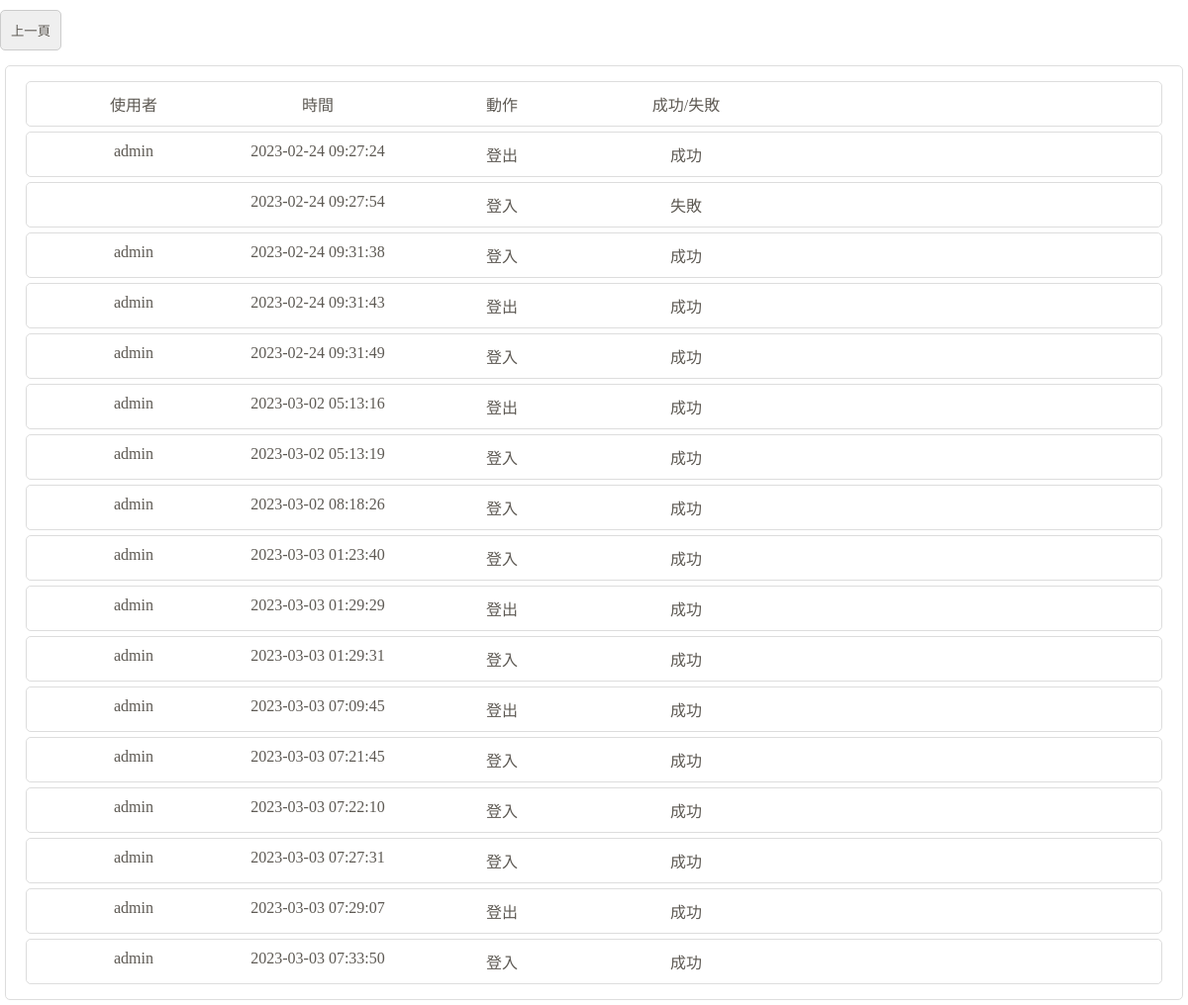
/user/viewRecord.php, run on the app's committed database.
### tables this page shows
CREATE TABLE `record` (
  `id` int(11) NOT NULL,
  `account` varchar(303) NOT NULL,
  `time` timestamp NOT NULL DEFAULT current_timestamp() ON UPDATE current_timestamp(),
  `action` varchar(30) NOT NULL,
  `utype` varchar(30) NOT NULL
);

### user/viewRecord.php (the view, shortened to what this page needs)
<!DOCTYPE html>
<html lang="en">
<head>
    <link rel="stylesheet" href="../css/style.css">
</head>
<body>
    <button onclick="history.go(-1)">上一頁</button>
    <div class="userbox">
        <div>
            <div>使用者</div>
            <div>時間</div>
            <div>動作</div>
            <div>成功/失敗</div>
        </div>
        <?php
            include('../link.php');
            $sql = 'select * from record';
            $query = $db->query($sql)->fetchAll();
            foreach($query as $data){
        ?>
        <div>
            <div><?php echo $data['account']?></div>
            <div><?php echo $data['time']?></div>
            <div><?php echo $data['action']?></div>
            <div><?php echo $data['utype']?></div>
        </div>
        <?php
            }
        ?>
    </div>
</body>
</html>

### css/style.css (style rules this page uses)
* { margin: 0; color: #5e5a54; }
input, textarea, select, button { padding: 10px; border: 1px solid #ccc; border-radius: 5px; margin: 10px 0; }
button { cursor: pointer; }
.userbox > div { display: grid; grid-template-columns: repeat(6, 1fr); text-align: center; }
.userbox, .userbox > div { margin: 5px; padding: 10px 15px; border: 1px solid #ddd; border-radius: 5px; }

### data on the page
record: account "admin", time "2023-02-24 09:27:24", action "登出", utype "成功"
record: time "2023-02-24 09:27:54", action "登入", utype "失敗"
record: account "admin", time "2023-02-24 09:31:38", action "登入", utype "成功"
record: account "admin", time "2023-02-24 09:31:43", action "登出", utype "成功"
record: account "admin", time "2023-02-24 09:31:49", action "登入", utype "成功"
record: account "admin", time "2023-03-02 05:13:16", action "登出", utype "成功"
record: account "admin", time "2023-03-02 05:13:19", action "登入", utype "成功"
record: account "admin", time "2023-03-02 08:18:26", action "登入", utype "成功"
record: account "admin", time "2023-03-03 01:23:40", action "登入", utype "成功"
record: account "admin", time "2023-03-03 01:29:29", action "登出", utype "成功"
record: account "admin", time "2023-03-03 01:29:31", action "登入", utype "成功"
record: account "admin", time "2023-03-03 07:09:45", action "登出", utype "成功"
record: account "admin", time "2023-03-03 07:21:45", action "登入", utype "成功"
record: account "admin", time "2023-03-03 07:22:10", action "登入", utype "成功"
record: account "admin", time "2023-03-03 07:27:31", action "登入", utype "成功"
record: account "admin", time "2023-03-03 07:29:07", action "登出", utype "成功"
record: account "admin", time "2023-03-03 07:33:50", action "登入", utype "成功"
